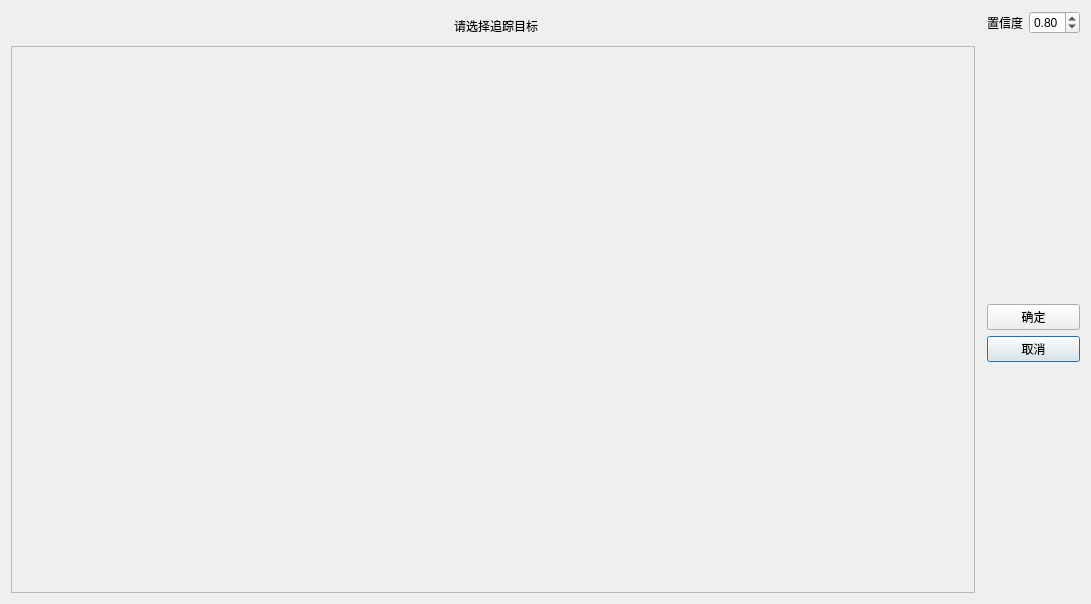
<?xml version="1.0" encoding="UTF-8"?>
<ui version="4.0">
 <class>Dialog</class>
 <widget class="QDialog" name="Dialog">
  <property name="geometry">
   <rect>
    <x>0</x>
    <y>0</y>
    <width>1091</width>
    <height>604</height>
   </rect>
  </property>
  <property name="windowTitle">
   <string>选择</string>
  </property>
  <layout class="QGridLayout" name="gridLayout">
   <item row="7" column="2" colspan="2">
    <spacer name="verticalSpacer_2">
     <property name="orientation">
      <enum>Qt::Vertical</enum>
     </property>
     <property name="sizeHint" stdset="0">
      <size>
       <width>0</width>
       <height>0</height>
      </size>
     </property>
    </spacer>
   </item>
   <item row="4" column="2" colspan="2">
    <widget class="QLabel" name="lbl_msg">
     <property name="text">
      <string/>
     </property>
    </widget>
   </item>
   <item row="3" column="2" colspan="2">
    <spacer name="verticalSpacer">
     <property name="orientation">
      <enum>Qt::Vertical</enum>
     </property>
     <property name="sizeHint" stdset="0">
      <size>
       <width>0</width>
       <height>0</height>
      </size>
     </property>
    </spacer>
   </item>
   <item row="0" column="3">
    <widget class="QDoubleSpinBox" name="doubleSpinBox">
     <property name="sizePolicy">
      <sizepolicy hsizetype="Fixed" vsizetype="Fixed">
       <horstretch>0</horstretch>
       <verstretch>0</verstretch>
      </sizepolicy>
     </property>
     <property name="maximum">
      <double>1.000000000000000</double>
     </property>
     <property name="singleStep">
      <double>0.100000000000000</double>
     </property>
     <property name="value">
      <double>0.800000000000000</double>
     </property>
    </widget>
   </item>
   <item row="0" column="0" rowspan="2" colspan="2">
    <widget class="QLabel" name="label">
     <property name="text">
      <string>请选择追踪目标</string>
     </property>
     <property name="alignment">
      <set>Qt::AlignCenter</set>
     </property>
    </widget>
   </item>
   <item row="0" column="2">
    <widget class="QLabel" name="label_2">
     <property name="sizePolicy">
      <sizepolicy hsizetype="Fixed" vsizetype="Preferred">
       <horstretch>0</horstretch>
       <verstretch>0</verstretch>
      </sizepolicy>
     </property>
     <property name="text">
      <string>置信度</string>
     </property>
    </widget>
   </item>
   <item row="6" column="2" colspan="2">
    <widget class="QPushButton" name="btn_cancel">
     <property name="sizePolicy">
      <sizepolicy hsizetype="Minimum" vsizetype="Preferred">
       <horstretch>0</horstretch>
       <verstretch>0</verstretch>
      </sizepolicy>
     </property>
     <property name="text">
      <string>取消</string>
     </property>
    </widget>
   </item>
   <item row="5" column="2" colspan="2">
    <widget class="QPushButton" name="btn_yes">
     <property name="text">
      <string>确定</string>
     </property>
    </widget>
   </item>
   <item row="2" column="0" rowspan="6">
    <widget class="QScrollArea" name="scrollArea_vertical">
     <property name="widgetResizable">
      <bool>true</bool>
     </property>
     <widget class="QWidget" name="scrollAreaWidgetContents_vertical">
      <property name="geometry">
       <rect>
        <x>0</x>
        <y>0</y>
        <width>956</width>
        <height>548</height>
       </rect>
      </property>
      <layout class="QGridLayout" name="gridLayout_2"/>
     </widget>
    </widget>
   </item>
  </layout>
 </widget>
 <resources/>
 <connections/>
</ui>
